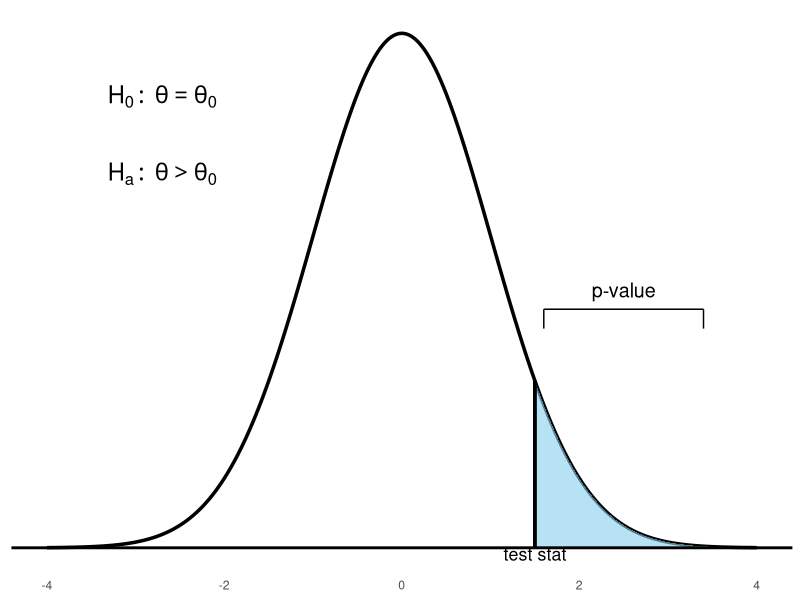
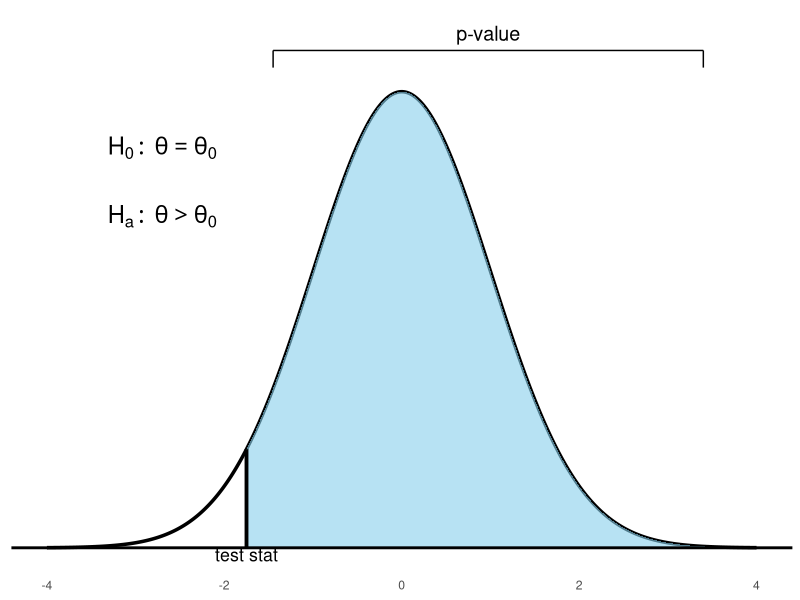
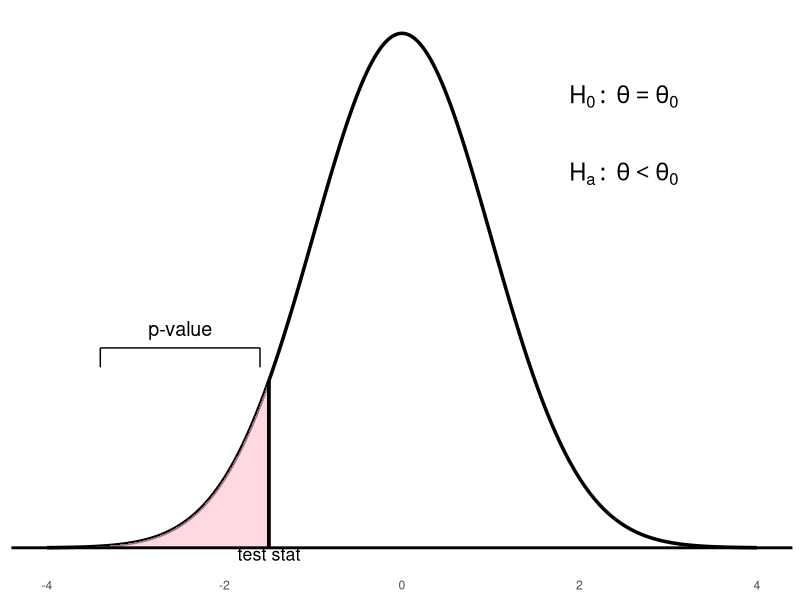
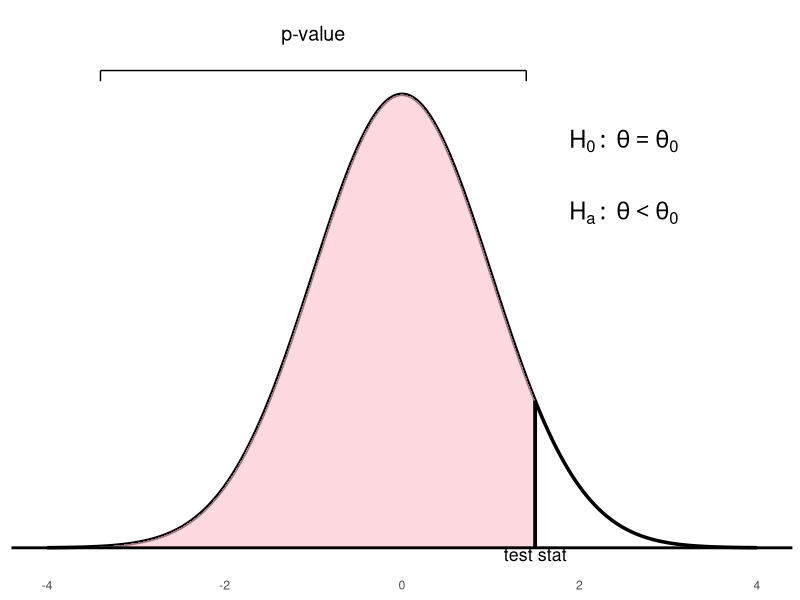
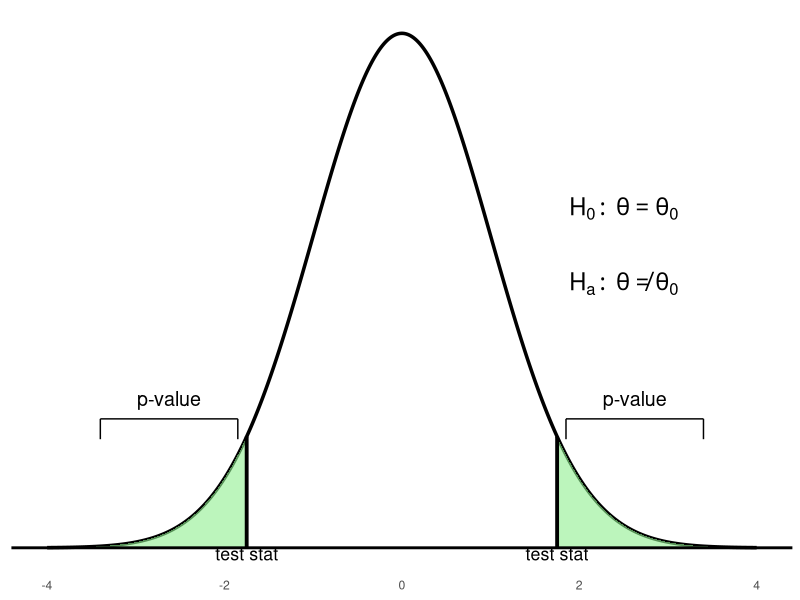
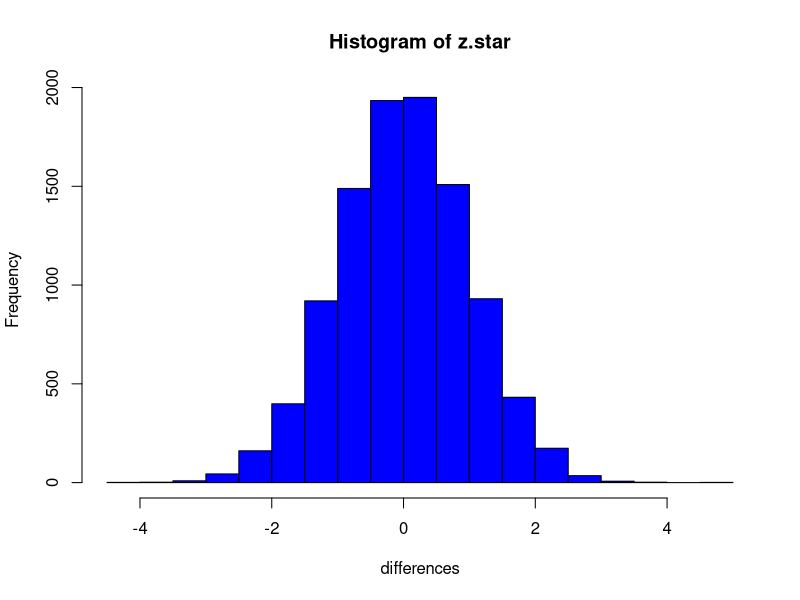
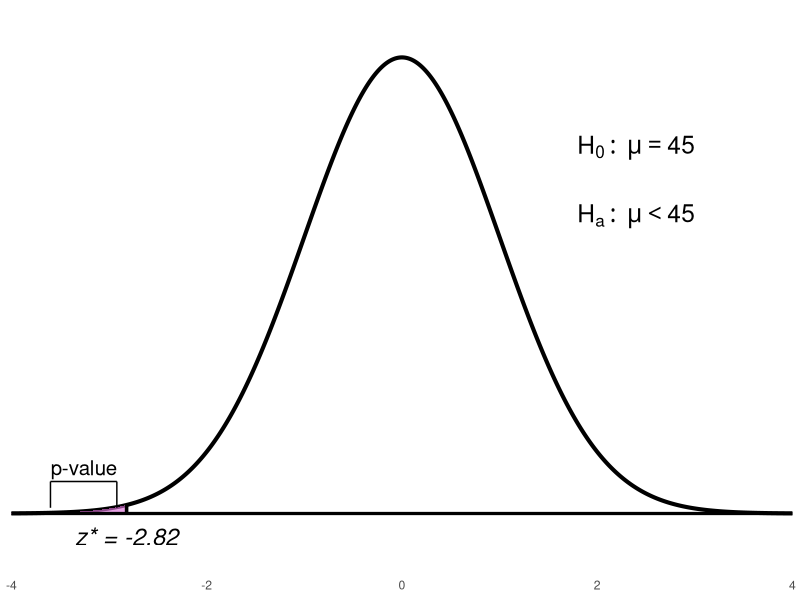
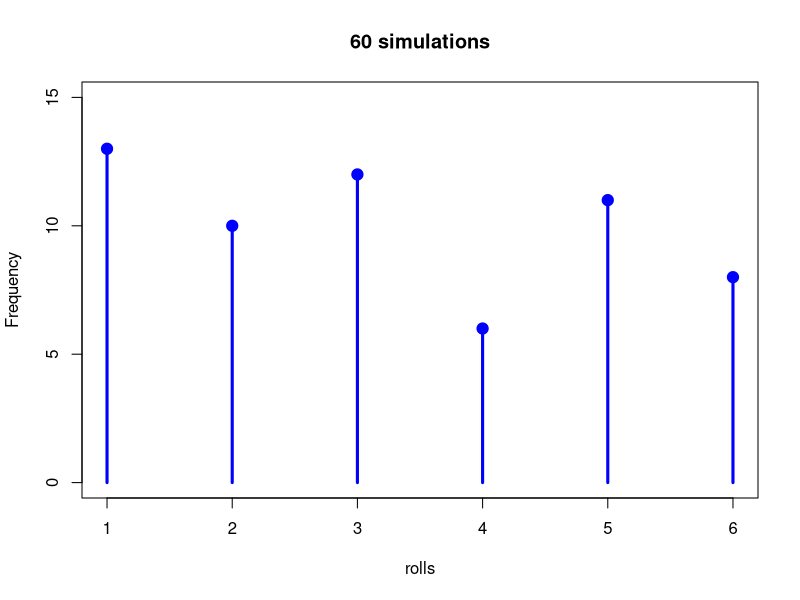

These figures' R source, in order:
## ---- chunk 1

library(ggplot2)

# --- First Plot: Standard blue bracket lower ---
x <- seq(-4, 4, length = 1000)
y <- dnorm(x)
test_stat <- 1.5
p_x <- seq(test_stat, 4, length = 500)
p_y <- dnorm(p_x)
x_left <- test_stat + 0.1
x_right <- 3.4
y_top <- 0.2
y_mid <- 0.185
y_bot <- 0.17

p1 <- ggplot() +
  geom_line(aes(x, y), color = "black", size = 1.2) +
  geom_area(aes(x = p_x, y = p_y), fill = "skyblue", alpha = 0.6) +
  geom_hline(yintercept = 0, color = "black", linewidth = 1) +
  geom_segment(aes(x = test_stat, xend = test_stat, y = 0, yend = dnorm(test_stat)),
               color = "black", linewidth = 1.3) +
  geom_segment(aes(x = x_left, xend = x_left, y = y_bot, yend = y_mid), color = "black") +
  geom_segment(aes(x = x_left, xend = x_right, y = y_mid, yend = y_mid), color = "black") +
  geom_segment(aes(x = x_right, xend = x_right, y = y_mid, yend = y_bot), color = "black") +
  annotate("text", x = (x_left + x_right)/2, y = y_top, label = "p-value", size = 5) +
  annotate("text", x = -2.7, y = 0.35, label = "H[0]:~theta==theta[0]", parse = TRUE, size = 6) +
  annotate("text", x = -2.7, y = 0.29, label = "H[a]:~theta > theta[0]", parse = TRUE, size = 6) +
  annotate("text", x = test_stat, y = 0.005, label = "test stat", size = 4.5, vjust = 1.5) +
  theme_minimal() +
  labs(x = NULL, y = NULL) +
  theme(axis.text.y = element_blank(),
        axis.ticks.y = element_blank(),
        panel.grid = element_blank())

print(p1)

# --- Second Plot: Blue with widest shading and highest bracket ---
y <- dnorm(x)
test_stat <- -1.75
p_x <- seq(test_stat, 4, length = 500)
p_y <- dnorm(p_x)
x_left <- test_stat + 0.3
x_right <- 3.4
y_top <- 0.45
y_mid <- 0.435
y_bot <- 0.42

p2 <- ggplot() +
  geom_line(aes(x, y), color = "black", size = 1.2) +
  geom_area(aes(x = p_x, y = p_y), fill = "skyblue", alpha = 0.6) +
  geom_hline(yintercept = 0, color = "black", linewidth = 1) +
  geom_segment(aes(x = test_stat, xend = test_stat, y = 0, yend = dnorm(test_stat)),
               color = "black", linewidth = 1.3) +
  geom_segment(aes(x = x_left, xend = x_left, y = y_bot, yend = y_mid), color = "black") +
  geom_segment(aes(x = x_left, xend = x_right, y = y_mid, yend = y_mid), color = "black") +
  geom_segment(aes(x = x_right, xend = x_right, y = y_mid, yend = y_bot), color = "black") +
  annotate("text", x = (x_left + x_right)/2, y = y_top, label = "p-value", size = 5) +
  annotate("text", x = -2.7, y = 0.35, label = "H[0]:~theta==theta[0]", parse = TRUE, size = 6) +
  annotate("text", x = -2.7, y = 0.29, label = "H[a]:~theta > theta[0]", parse = TRUE, size = 6) +
  annotate("text", x = test_stat, y = 0.005, label = "test stat", size = 4.5, vjust = 1.5) +
  theme_minimal() +
  labs(x = NULL, y = NULL) +
  theme(axis.text.y = element_blank(),
        axis.ticks.y = element_blank(),
        panel.grid = element_blank())

print(p2)
## ---- chunk 2

# First plot (lower pink bracket)
library(ggplot2)
x <- seq(-4, 4, length = 1000)
y <- dnorm(x)
test_stat <- -1.5
p_x <- seq(-4, test_stat, length = 500)
p_y <- dnorm(p_x)
x_left <- -3.4
x_right <- test_stat - 0.1
y_top <- 0.17
y_mid <- 0.155
y_bot <- 0.14
p1 <- ggplot() +
  geom_line(aes(x, y), color = "black", linewidth = 1.2) +
  geom_area(aes(x = p_x, y = p_y), fill = "pink", alpha = 0.6) +
  geom_hline(yintercept = 0, color = "black", linewidth = 1) +
  geom_segment(aes(x = test_stat, xend = test_stat, y = 0, yend = dnorm(test_stat)), color = "black", linewidth = 1.3) +
  geom_segment(aes(x = x_left, xend = x_left, y = y_bot, yend = y_mid), color = "black") +
  geom_segment(aes(x = x_left, xend = x_right, y = y_mid, yend = y_mid), color = "black") +
  geom_segment(aes(x = x_right, xend = x_right, y = y_mid, yend = y_bot), color = "black") +
  annotate("text", x = (x_left + x_right) / 2, y = y_top, label = "p-value", size = 5) +
  annotate("text", x = 2.5, y = 0.35, label = "H[0]:~theta==theta[0]", parse = TRUE, size = 6) +
  annotate("text", x = 2.5, y = 0.29, label = "H[a]:~theta < theta[0]", parse = TRUE, size = 6) +
  annotate("text", x = test_stat, y = 0.005, label = "test stat", size = 4.5, vjust = 1.5) +
  theme_minimal() +
  labs(x = NULL, y = NULL) +
  theme(axis.text.y = element_blank(), axis.ticks.y = element_blank(), panel.grid = element_blank())

print(p1)

# Second plot (curve slightly higher, bracket above)
y <- dnorm(x) * 0.95
test_stat <- 1.5
p_x <- seq(-4, test_stat, length = 500)
p_y <- dnorm(p_x) * 0.95
x_left <- -3.4
x_right <- test_stat - 0.1
y_top <- 0.43
y_mid <- 0.3989
y_bot <- 0.39
p2 <- ggplot() +
  geom_line(aes(x, y), color = "black", linewidth = 1.2) +
  geom_area(aes(x = p_x, y = p_y), fill = "pink", alpha = 0.6) +
  geom_hline(yintercept = 0, color = "black", linewidth = 1) +
  geom_segment(aes(x = test_stat, xend = test_stat, y = 0, yend = dnorm(test_stat) * 0.95), color = "black", linewidth = 1.3) +
  geom_segment(aes(x = x_left, xend = x_left, y = y_bot, yend = y_mid), color = "black") +
  geom_segment(aes(x = x_left, xend = x_right, y = y_mid, yend = y_mid), color = "black") +
  geom_segment(aes(x = x_right, xend = x_right, y = y_mid, yend = y_bot), color = "black") +
  annotate("text", x = (x_left + x_right) / 2, y = y_top, label = "p-value", size = 5) +
  annotate("text", x = 2.5, y = 0.34, label = "H[0]:~theta==theta[0]", parse = TRUE, size = 6) +
  annotate("text", x = 2.5, y = 0.28, label = "H[a]:~theta < theta[0]", parse = TRUE, size = 6) +
  annotate("text", x = test_stat, y = 0.005, label = "test stat", size = 4.5, vjust = 1.5) +
  theme_minimal() +
  labs(x = NULL, y = NULL) +
  theme(axis.text.y = element_blank(), axis.ticks.y = element_blank(), panel.grid = element_blank())

print(p2)
## ---- chunk 3
library(ggplot2)

# Generate bell curve
x <- seq(-4, 4, length = 1000)
y <- dnorm(x) * 0.95

# Test statistics for two tails
left_stat <- -1.75
right_stat <- 1.75

# Shaded green tail areas
p_x_left <- seq(-4, left_stat, length = 300)
p_y_left <- dnorm(p_x_left) * 0.95
p_x_right <- seq(right_stat, 4, length = 300)
p_y_right <- dnorm(p_x_right) * 0.95

# Bracket height - slightly higher than previous "blue" reference
y_top <- 0.11
y_mid <- 0.095
y_bot <- 0.08

# Bracket horizontal positions
x_l1 <- -3.4
x_l2 <- left_stat - 0.1
x_r1 <- right_stat + 0.1
x_r2 <- 3.4

# Create plot
p <- ggplot() +
  geom_line(aes(x, y), color = "black", linewidth = 1.2) +
  geom_area(aes(x = p_x_left, y = p_y_left), fill = "lightgreen", alpha = 0.6) +
  geom_area(aes(x = p_x_right, y = p_y_right), fill = "lightgreen", alpha = 0.6) +
  geom_hline(yintercept = 0, color = "black", linewidth = 1) +
  geom_segment(aes(x = left_stat, xend = left_stat, y = 0, yend = dnorm(left_stat) * 0.95),
               color = "black", linewidth = 1.3) +
  geom_segment(aes(x = right_stat, xend = right_stat, y = 0, yend = dnorm(right_stat) * 0.95),
               color = "black", linewidth = 1.3) +

  # Left bracket
  geom_segment(aes(x = x_l1, xend = x_l1, y = y_bot, yend = y_mid), color = "black") +
  geom_segment(aes(x = x_l1, xend = x_l2, y = y_mid, yend = y_mid), color = "black") +
  geom_segment(aes(x = x_l2, xend = x_l2, y = y_mid, yend = y_bot), color = "black") +
  annotate("text", x = (x_l1 + x_l2)/2, y = y_top, label = "p-value", size = 5) +

  # Right bracket
  geom_segment(aes(x = x_r1, xend = x_r1, y = y_bot, yend = y_mid), color = "black") +
  geom_segment(aes(x = x_r1, xend = x_r2, y = y_mid, yend = y_mid), color = "black") +
  geom_segment(aes(x = x_r2, xend = x_r2, y = y_mid, yend = y_bot), color = "black") +
  annotate("text", x = (x_r1 + x_r2)/2, y = y_top, label = "p-value", size = 5) +

  # Hypotheses on the right
  annotate("text", x = 2.5, y = 0.25, label = "H[0]:~theta==theta[0]", parse = TRUE, size = 6) +
  annotate("text", x = 2.5, y = 0.195, label = "H[a]:~theta != theta[0]", parse = TRUE, size = 6) +
  annotate("text", x = left_stat, y = 0.005, label = "test stat", size = 4.5, vjust = 1.5) +
  annotate("text", x = right_stat, y = 0.005, label = "test stat", size = 4.5, vjust = 1.5) +

  # Style
  theme_minimal() +
  labs(x = NULL, y = NULL) +
  theme(
    axis.text.y = element_blank(),
    axis.ticks.y = element_blank(),
    panel.grid = element_blank()
  )
# PRINT the plot
p
## ---- chunk 4
n <- 10
mu.zero <- 0
sigma <- 1
sigma.xbar <- sigma / sqrt(n)

# m = number of simulations;
m <- 10000
x.bar <- rnorm(m, mean = mu.zero, sd = sigma.xbar)

# z.star = test statistic;
z.star <- (x.bar - mu.zero) / sigma.xbar

# Create the histogram
hist(z.star, col = "blue", xlab = "differences", main = "Histogram of z.star")
## ---- chunk 5
library(ggplot2)

# Normal curve data
x <- seq(-4, 4, length = 1000)
y <- dnorm(x)

# Shaded left-tail region
test_stat <- -2.82
p_x <- seq(-4, test_stat, length = 500)
p_y <- dnorm(p_x)

# Bracket near pink area
x_left <- -3.6
x_right <- test_stat - 0.1
y_bot <- 0.005
y_mid <- 0.028
y_top <- 0.04

# Build plot
p <- ggplot() +
  geom_line(aes(x, y), color = "black", linewidth = 1.4) +
  geom_area(aes(x = p_x, y = p_y), fill = "orchid", alpha = 0.65) +
  geom_hline(yintercept = 0, color = "black", linewidth = 1.1) +

  # Test statistic line and label
  geom_segment(aes(x = test_stat, xend = test_stat, y = 0, yend = dnorm(test_stat)), 
               color = "black", linewidth = 1.2) +
  annotate("text", x = test_stat, y = -0.02, label = "z* = -2.82", size = 6, fontface = "italic") +

  # Bracket and p-value label
  geom_segment(aes(x = x_left, xend = x_left, y = y_bot, yend = y_mid), color = "black") +
  geom_segment(aes(x = x_left, xend = x_right, y = y_mid, yend = y_mid), color = "black") +
  geom_segment(aes(x = x_right, xend = x_right, y = y_mid, yend = y_bot), color = "black") +
  annotate("text", x = (x_left + x_right)/2, y = y_top, label = "p-value", size = 5.2) +

  # Hypotheses
  annotate("text", x = 2.4, y = 0.32, label = "H[0]:~mu==45", parse = TRUE, size = 6.2) +
  annotate("text", x = 2.4, y = 0.26, label = "H[a]:~mu < 45", parse = TRUE, size = 6.2) +

  # Axes
  scale_x_continuous(breaks = c(-4, -2, 0, 2, 4), limits = c(-4, 4), expand = c(0, 0)) +
  scale_y_continuous(limits = c(-0.03, 0.42)) +

  theme_minimal() +
  labs(x = NULL, y = NULL) +
  theme(
    axis.text.y = element_blank(),
    axis.ticks = element_blank(),
    panel.grid = element_blank()
  )

p
## ---- chunk 6
# Simulate rolling a fair die 60 times
set.seed(123)
rolls <- sample(1:6, size = 60, replace = TRUE)

# Tabulate frequencies
counts <- table(rolls)

# Base plot: vertical lines (type = "h")
plot(counts,
     type = "h",
     col = "blue",
     lwd = 3,
     ylim = c(0, max(counts) + 2),
     ylab = "Frequency",
     xlab = "rolls",
     main = "60 simulations",
     xaxt = "n")
axis(1, at = 1:6)

# Add blue bullets on top of bars
points(1:6, as.numeric(counts), col = "blue", pch = 19, cex = 1.5)
## ---- chunk 7
# Simulate 2000 observations from Binomial(n=10, p=0.5)
set.seed(123)
sim <- rbinom(2000, size = 10, prob = 0.5)

# Frequency table
tab <- table(sim)
x_vals <- as.numeric(names(tab))
y_vals <- as.numeric(tab)

# Plot vertical blue lines
plot(x_vals, y_vals,
     type = "h",
     col = "blue",
     lwd = 2,
     ylim = c(0, max(y_vals) + 20),
     xlab = "",
     ylab = "",
     main = "")

# Add red dots at top of lines (perfectly aligned)
points(x_vals, y_vals,
       col = "red",
       pch = 19,
       cex = 1.1)
## ---- chunk 8
# Parameters
n <- 100
p <- 1/6

# PMF values
x <- 0:n
binom_probs <- dbinom(x, size = n, prob = p)

# Normal approximation
mu <- n * p
sigma <- sqrt(n * p * (1 - p))
normal_curve <- dnorm(x, mean = mu, sd = sigma)

# Plot binomial PMF (blue points with outline)
plot(x, binom_probs,
     type = "p",
     pch = 21,
     bg = "blue",
     col = "darkblue",
     cex = 1.2,
     ylim = c(0, max(binom_probs) + 0.01),
     xlab = "",
     ylab = "")

# Overlay normal approximation (red line)
lines(x, normal_curve, col = "red", lwd = 1)

# Add legend
legend("topright", legend = "Normal\napproximation",
       col = "red", lwd = 1, bty = "n")
## ---- chunk 9
# Parameters
df <- 9
alpha <- 0.05
x_crit <- qchisq(1 - alpha, df = df)

# Data
x <- seq(0, 30, length.out = 500)
y <- dchisq(x, df = df)

# Plot empty frame
plot(x, y, type = "n", xlab = "", ylab = "", axes = FALSE, main = "")

# Draw plain axes (no arrows)
segments(0, 0, 30, 0, lwd = 1.5)  # X-axis
segments(0, 0, 0, 0.1, lwd = 1.5) # Y-axis

# Draw density curve
lines(x, y, col = "black", lwd = 2)

# Shade rejection region
x_fill <- seq(x_crit, 30, length.out = 200)
y_fill <- dchisq(x_fill, df = df)
polygon(c(x_fill, rev(x_fill)), c(y_fill, rep(0, length(y_fill))),
        col = "blue", border = NA)

# Critical line
abline(v = x_crit, col = "blue", lwd = 2)

# Adjust label: lower position
text(x_crit, -0.01, "16.919", cex = 1, col = "black", xpd = TRUE)

# Alpha label, kept shifted right
text(x_crit + 4, 0.015, expression(alpha == 0.05), col = "blue", cex = 1.2)
